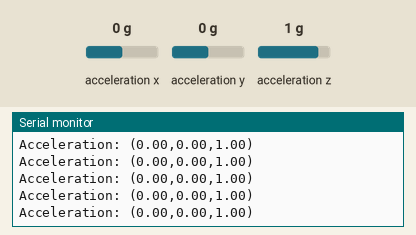
This sketch was run on a simulated Arduino Nano 33 BLE. Parts: the last lines printed to the serial monitor. The inputs (shaded band) are chosen by the test bench; at power-on: acceleration x 0 g, acceleration y 0 g, acceleration z 1 g.

Above: at 1.2 s.
1.3 s: acceleration x set to -1.4 g
At 2.3 s:
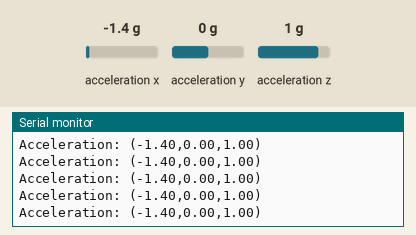
2.8 s: acceleration y set to -1.4 g
At 3.6 s:
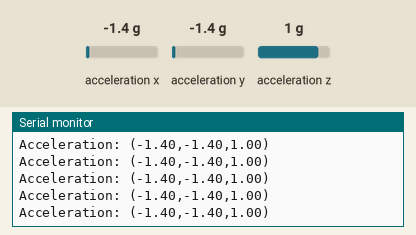

The sketch:

sensorA_IMU.ino
```cpp
#include <Arduino_LSM9DS1.h>

float x, y, z;

void setup() {
  Serial.begin(9600);
  while (!Serial);
  Serial.println("Started");

  if (!IMU.begin()) {
    Serial.println("The IMU could not be initialized");
    while (1);
  }

  Serial.print("Accelerometer sample rate = ");
  Serial.print(IMU.accelerationSampleRate());
  Serial.println("Hz");
}

void loop() {
   if (IMU.accelerationAvailable()) {
     IMU.readAcceleration(x, y, z);
     Serial.print("Acceleration: (");
     Serial.print(x);
     Serial.print(",");
     Serial.print(y);
     Serial.print(",");
     Serial.print(z);
     Serial.println(")");
  }

}
```

Measured:
- after the input at 1.3 s, the serial monitor: prints a new line at once (image 1)
- after the input at 2.8 s, the serial monitor: prints a new line at once (image 2)
